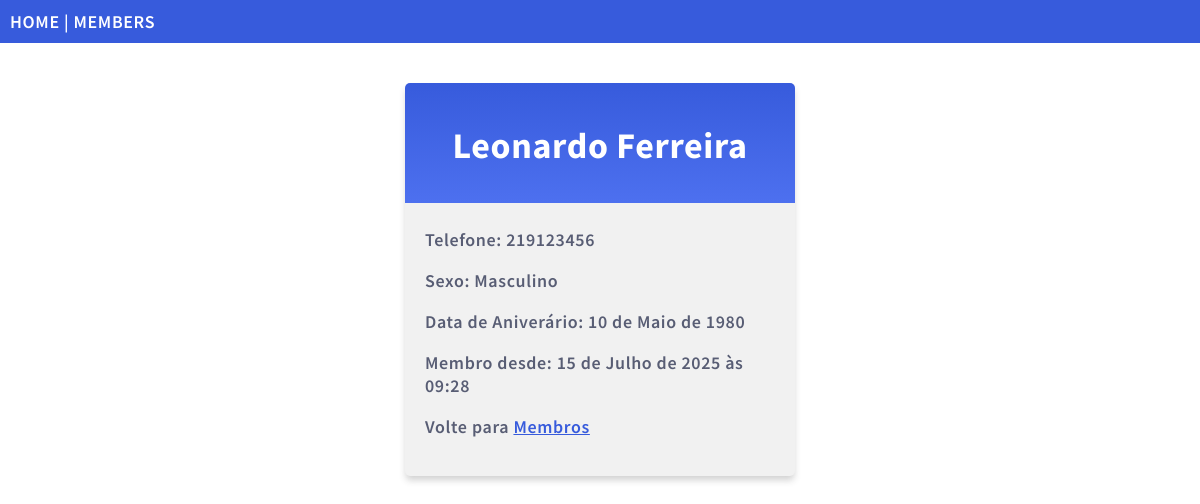
Screenshot of /members/details/leonardo-ferreira with the database file from the repository.
### members/models.py (models this page shows, shortened)
class Member(models.Model):
    firstname = models.CharField(max_length=255, verbose_name='Primeiro Nome')
    lastname = models.CharField(max_length=255, verbose_name='Sobrenome')
    email = models.EmailField(unique=True, verbose_name='E-mail')
    phone = models.CharField(max_length=20, blank=True, null=True, verbose_name='Telefone')
    birth_date = models.DateField(blank=True, null=True, verbose_name='Data de Nascimento')
    gender = models.CharField(
        max_length=1,
        choices=[('M', 'Masculino'), ('F', 'Feminino')],
        blank=True,
        null=True,
        verbose_name='Gênero'
    )
    address = models.TextField(blank=True, null=True, verbose_name='Endereço')
    is_active = models.BooleanField(default=True, verbose_name='Ativo')
    created_at = models.DateTimeField(auto_now_add=True, verbose_name='Criado em')
    updated_at = models.DateTimeField(auto_now=True, verbose_name='Atualizado em')
    slug = models.SlugField(default="", null=False)
    class Meta:
        ordering = ['firstname']
        verbose_name = 'Membro'

### members/views.py (the view)
# urls.py: path('members/details/<slug:slug>', views.details, name='details'),
def details(request, slug):
  mymember = Member.objects.get(slug=slug)
  template = loader.get_template('details.html')
  context = {
    'mymember': mymember,
  }
  return HttpResponse(template.render(context, request))

### members/templates/details.html (shortened to what this page needs)
{% extends "master.html" %}
{% block content %}
  <div class="mycard">
    <h1>{{ mymember.firstname }} {{ mymember.lastname }}</h1>
    <p>Telefone: {{ mymember.phone }}</p>
    <p>Sexo: {{ mymember.get_gender_display }}</p>
    <p>Data de Aniverário: {{ mymember.birth_date }}</p>
    <p>Membro desde: {{ mymember.created_at }}</p>
    <p>Volte para <a href="/members">Membros</a></p>
  </div>
{% endblock %}

### mystaticfiles/mystyles.css (style rules this page uses)
body { margin:0; font: 600 18px 'Source Sans Pro', sans-serif; letter-spacing: 0.64px; color: #585d74; }
.mycard { background-color: #f1f1f1; background-image: linear-gradient(to bottom, #375BDC, #4D70EF); background-size: 100% 120px; background-repeat: no-repeat; margin: 40px auto; width: 350px; border-radius: 5px; box-shadow: 0 5px 7px -1px rgba(51, 51, 51, 0.23); padding: 20px; }
.mycard h1 { text-align: center; color:#ffffff; margin:20px 0 60px 0; }
a:link, a:visited { color: #375BDC; }

### rows the page displays
Member: firstname "Leonardo", lastname "Ferreira", phone "219123456", gender "Masculino", birth_date "10 de Maio de 1980", created_at "15 de Julho de 2025 às 09:28"
